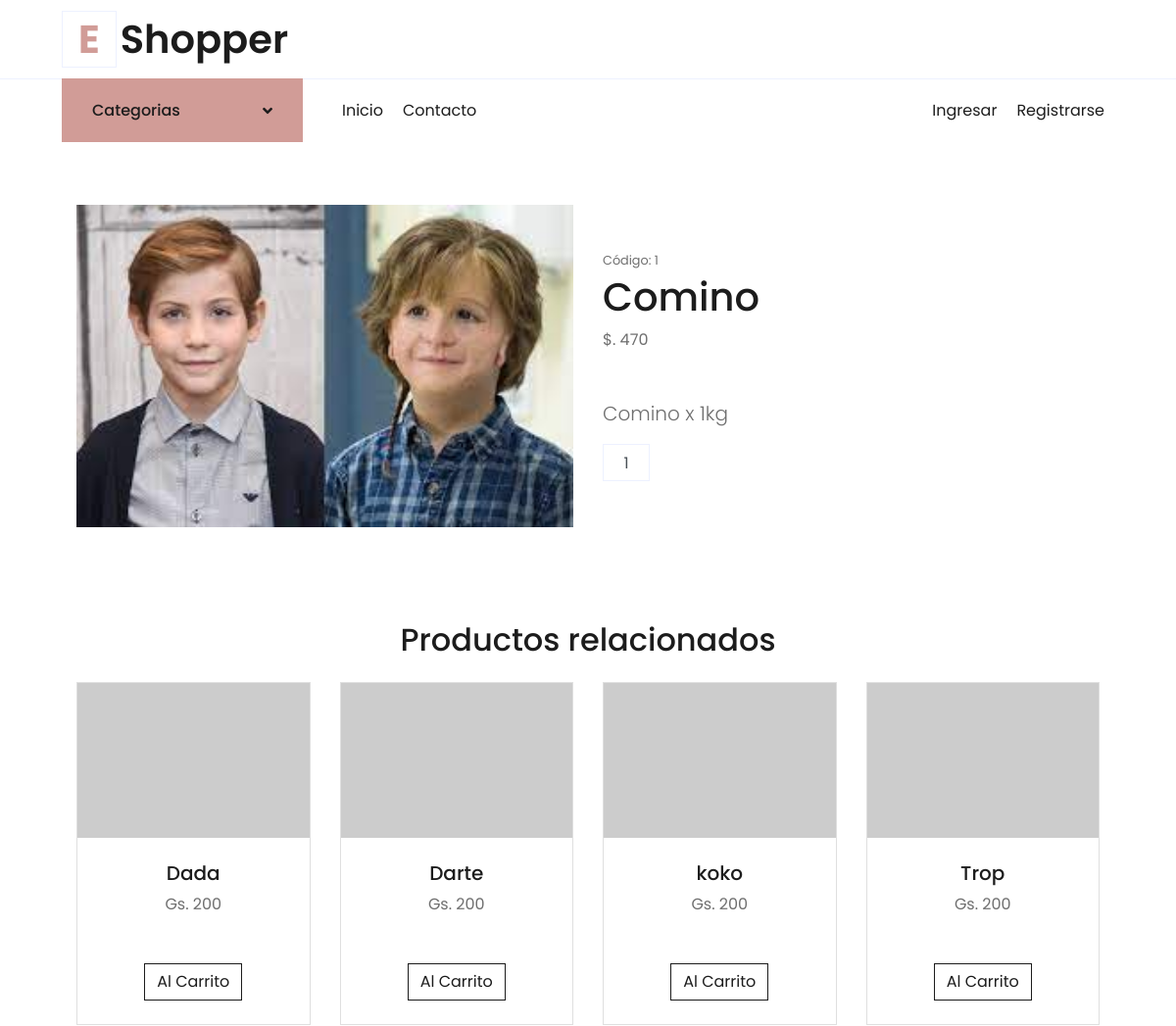
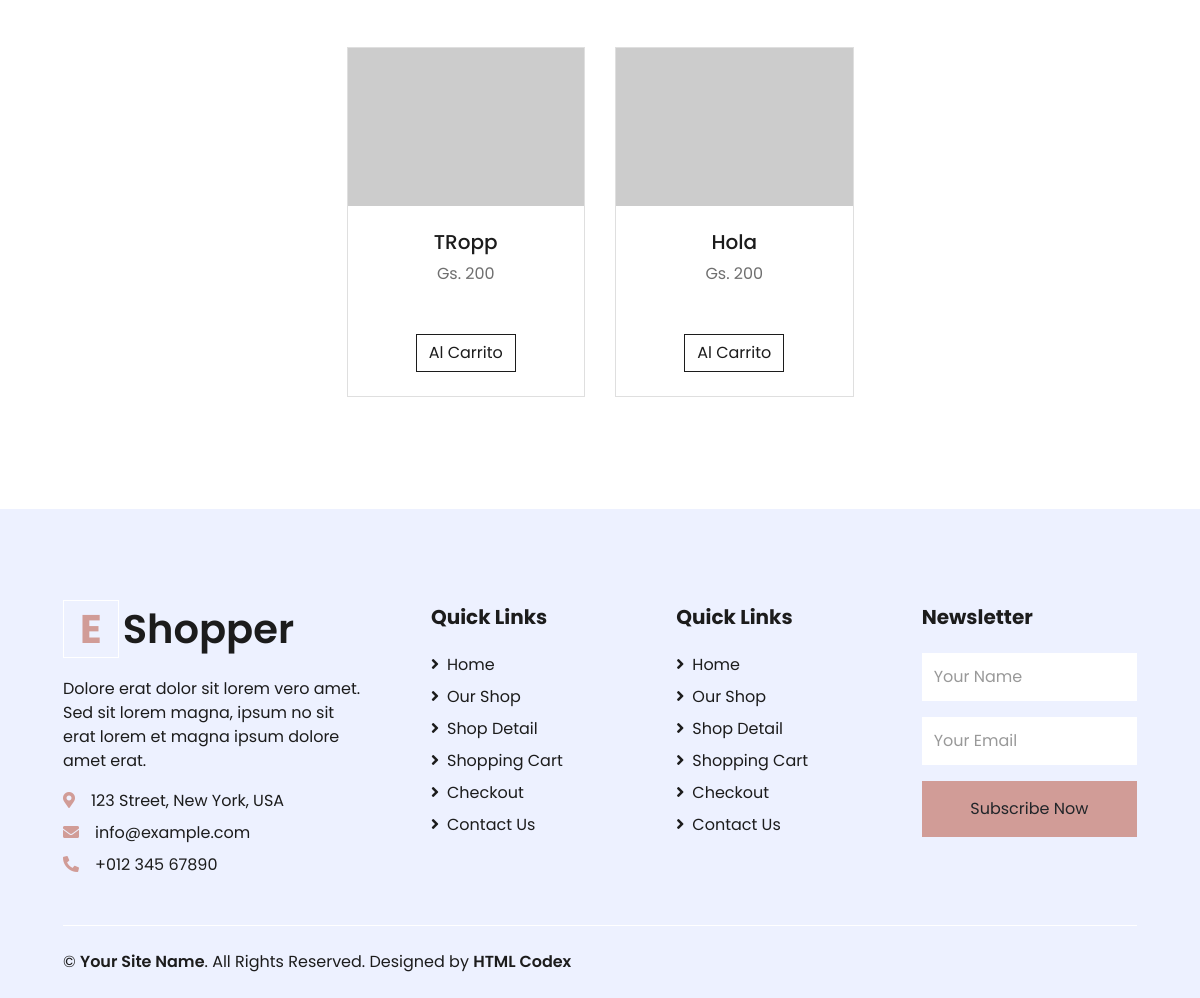
Page /detalleproducto/1/ on the earlier database version (2 pictures, top to bottom).
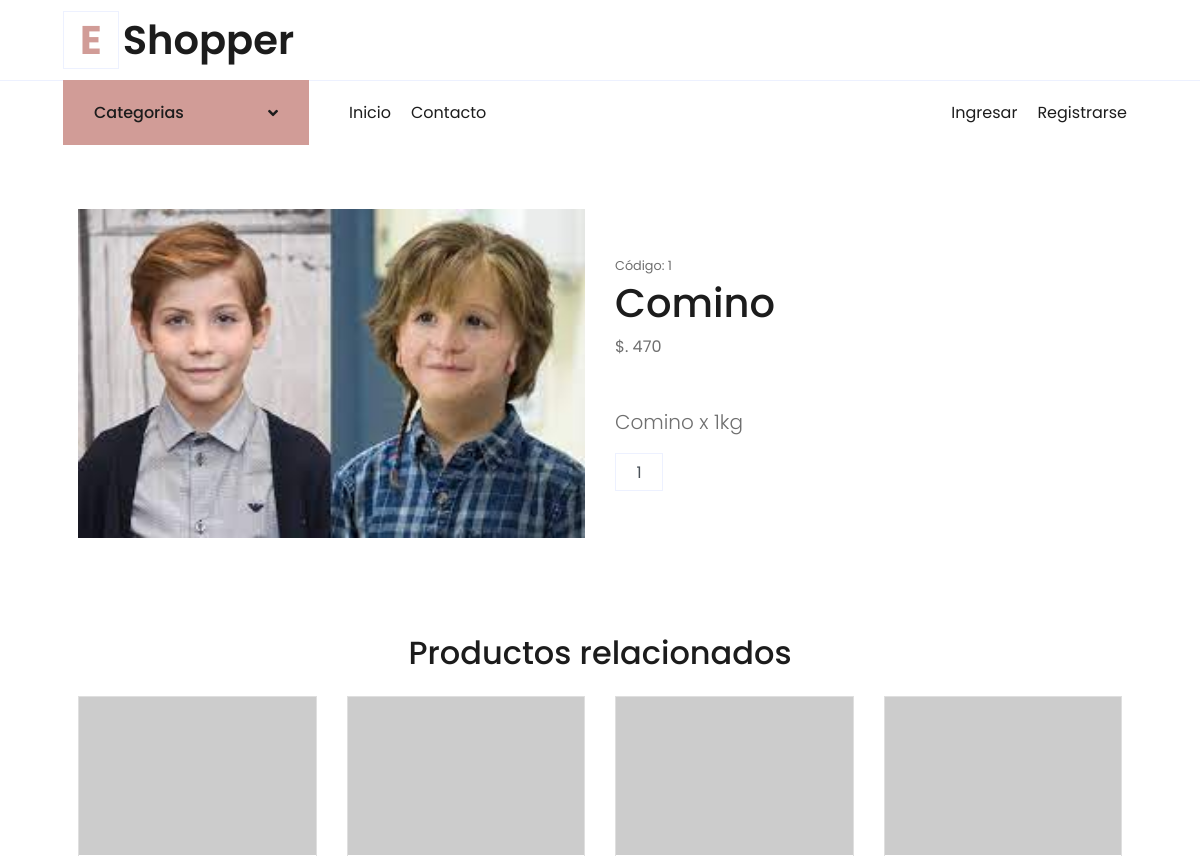
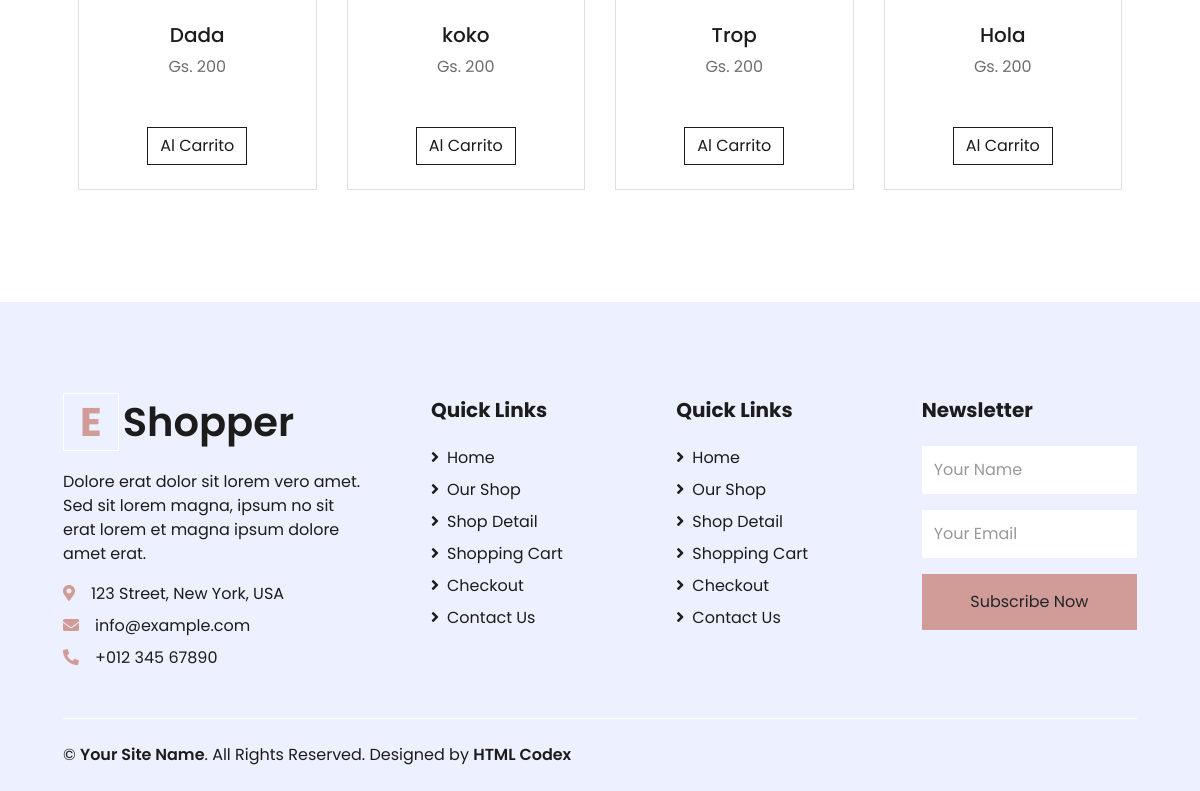
Same page on the later database version (2 pictures, top to bottom).
### DistribuidoraApp/models.py (models this page shows, shortened)
class Productos(models.Model):
    nombre = models.CharField(max_length=100)
    imagen = models.ImageField(upload_to='imgproductos/%Y/%m/%d', blank=True)
    descripcion = models.CharField(max_length=500)
    precio = models.IntegerField()
    stock = models.IntegerField(null=True, default=0)
    categoria = models.ForeignKey(Categorias, on_delete=models.PROTECT)
    oferta = models.BooleanField(default=False)
    class Meta:
        db_table = 'productos'
        verbose_name = 'Producto'
        verbose_name_plural = 'Productos'
        ordering = ['id']

### DistribuidoraApp/views.py (the view)
# urls.py: path('detalleproducto/<id>/', detalleProducto, name='detalleProducto'),
def detalleProducto(request, id):
    product = get_object_or_404(Productos, id=id)
    otrosProductos = Productos.objects.filter(categoria=product.categoria)
    data = {
        'producto': product,
        'productosRelacionados': otrosProductos
    }
    return render(request, 'DistribuidoraApp/detalle-productos.html', data)

### DistribuidoraApp/context_processors.py (called while the page is built)
def extras(request):
	lista_categorias = Categorias.objects.all().order_by('nombre')
	return {'categorias':lista_categorias}

def importe_total_carro(request):
	total=0
	if request.user.is_authenticated:
		if "carro" in request.session:
			for key, value in request.session["carro"].items():
				total= total + int(value["precio"])
	return {"importe_total_carro":total}

### DistribuidoraApp/templates/DistribuidoraApp/detalle-productos.html (shortened to what this page needs)
{% extends 'DistribuidoraApp/base.html' %}
{% load static %}
{% block contenidoPagina %}
<section class="py-5">
    <div class="container px-4 px-lg-5 my-3">
        <div class="row gx-4 gx-lg-5 align-items-center">
            {% if producto.imagen %}
            <div class="col-md-6"><img class="card-img-top mb-5 mb-md-0" src="{{ producto.imagen.url }}" /></div>
            {% else %}
            <div class="col-md-6"><img class="card-img-top mb-5 mb-md-0" src="https://dummyimage.com/450x300/dee2e6/6c757d.jpg" alt="..." /></div>
            {% endif %}
            <div class="col-md-6">
                <div class="small mb-1">Código: {{ producto.id }}</div>
                <h1 class="display-5 fw-bolder">{{ producto.nombre }}</h1>
                <div class="fs-5 mb-5">
                    <span>$. {{ producto.precio }} </span>
                </div>
                <p class="lead">{{ producto.descripcion }}</p>
                <div class="d-flex">
                    <input class="form-control text-center me-3" id="inputQuantity" type="num" value="1" style="max-width: 3rem" />
                </div>
            </div>
        </div>
    </div>
</section>
<section class="py-3 bg-light">
    <div class="container px-3 px-lg-5 mt-3">
        <h2 class="fw-bolder mb-4 text-center">Productos relacionados</h2>
        <div class="row gx-4 gx-lg-5 row-cols-2 row-cols-md-3 row-cols-xl-4 justify-content-center">
            {% for product in productosRelacionados %} {% if product.id == producto.id %} {% else %}
            <div class="col mb-5">
                <div class="card h-100">
                    {% if product.imagen %}
                    <img class="card-img-top" src="{{ product.imagen.url }}" /> {% else %}
                    <img class="card-img-top" src="https://dummyimage.com/450x300/dee2e6/6c757d.jpg" alt="producto" /> {% endif %}
                    <div class="card-body p-4">
                        <div class="text-center">
                            <h5 class="fw-bolder">{{ product.nombre }}</h5>
                            Gs. {{ product.precio }}
                        </div>
                    </div>
                    <div class="card-footer p-4 pt-0 border-top-0 bg-transparent">
                        <div class="text-center">
                            <a class="btn btn-outline-dark mt-auto" href="#"> Al Carrito</a>
                        </div>
                    </div>
                </div>
            </div>
            {% endif %} {% endfor %}
        </div>
    </div>
</section>
{% endblock %}

### DistribuidoraApp/templates/DistribuidoraApp/base.html (shortened to what this page needs)
{% load static %}
<!DOCTYPE html>
<html lang="en">
<head>
    <link href="https://cdnjs.cloudflare.com/ajax/libs/font-awesome/5.10.0/css/all.min.css" rel="stylesheet">
    <link href="{% static 'lib/owlcarousel/assets/owl.carousel.min.css' %}" rel="stylesheet">
    <link href="{% static 'css/style.css' %}" rel="stylesheet">
</head>
<body>
    <div class="container-fluid">
        <div class="row align-items-center py-3 px-xl-5">
            <div class="col-lg-3 d-none d-lg-block">
                <a href="" class="text-decoration-none">
                    <h1 class="m-0 display-5 font-weight-semi-bold"><span class="text-primary font-weight-bold border px-3 mr-1">E</span>Shopper</h1>
                </a>
            </div>
                {% if user.is_authenticated %}
                {% load humanize %}
                {% endif %}
        </div>
    </div>
    <div class="container-fluid">
        <div class="row border-top px-xl-5">
            <div class="col-lg-3 d-none d-lg-block">
                <a class="btn shadow-none d-flex align-items-center justify-content-between bg-primary text-white w-100" data-toggle="collapse" href="#navbar-vertical" style="height: 65px; margin-top: -1px; padding: 0 30px;">
                    <h6 class="m-0">Categorias</h6>
                    <i class="fa fa-angle-down text-dark"></i>
                </a>
            </div>
            <div class="col-lg-9">
                <nav class="navbar navbar-expand-lg bg-light navbar-light py-3 py-lg-0 px-0">
                    <div class="collapse navbar-collapse justify-content-between" id="navbarCollapse">
                        <div class="navbar-nav mr-auto py-0">
                            <a href="{% url 'inicio' %}" class="nav-item nav-link">Inicio</a>
                            <a href="contact.html" class="nav-item nav-link">Contacto</a>
                        </div>
                        <div class="navbar-nav ml-auto py-0">
                            {% if user.is_authenticated %}
                            <a href="{% url 'editar_perfil' %}" class="btn btn-sm nav-item nav-link">
                                <svg xmlns="http://www.w3.org/2000/svg" width="16" height="16" fill="currentColor" class="bi bi-gear-wide" viewBox="0 0 16 16">
                                    <path d="M8.932.727c-.243-.97-1.62-.97-1.864 0l-.071.286a.96.96 0 0 1-1.622.434l-.205-.211c-.695-.719-1.888-.03-1.613.931l.08.284a.96.96 0 0 1-1.186 1.187l-.284-.081c-.96-.275-1.65.918-.931 1.613l.211.205a.96.96 0 0 1-.434 1.622l-.286.071c-.97.243-.97 1.62 0 1.864l.286.071a.96.96 0 0 1 .434 1.622l-.211.205c-.719.695-.03 1.888.931 1.613l.284-.08a.96.96 0 0 1 1.187 1.187l-.081.283c-.275.96.918 1.65 1.613.931l.205-.211a.96.96 0 0 1 1.622.434l.071.286c.243.97 1.62.97 1.864 0l.071-.286a.96.96 0 0 1 1.622-.434l.205.211c.695.719 1.888.03 1.613-.931l-.08-.284a.96.96 0 0 1 1.187-1.187l.283.081c.96.275 1.65-.918.931-1.613l-.211-.205a.96.96 0 0 1 .434-1.622l.286-.071c.97-.243.97-1.62 0-1.864l-.286-.071a.96.96 0 0 1-.434-1.622l.211-.205c.719-.695.03-1.888-.931-1.613l-.284.08a.96.96 0 0 1-1.187-1.186l.081-.284c.275-.96-.918-1.65-1.613-.931l-.205.211a.96.96 0 0 1-1.622-.434L8.932.727zM8 12.997a4.998 4.998 0 1 1 0-9.995 4.998 4.998 0 0 1 0 9.996z"/>
                                </svg>
                            </a>
                            <p class="text-dark my-3 mx-2" style="display:flex;align-items: center; justify-content: center;"> Hola,<b>{{user.username}}</b>!</p>
                            <a href="{% url 'logout' %}" class="nav-item nav-link">Cerrar sesión</a>
                            {% else %}
                            <a href="{% url 'login' %}" class="nav-item nav-link">Ingresar</a>
                            <a href="{% url 'register' %}" class="nav-item nav-link">Registrarse</a>
                            {% endif%}
                        </div>
                    </div>
                </nav>
            </div>
        </div>
    </div>
    {% block contenidoPagina %}
    {% endblock %}
    <div class="container-fluid bg-secondary text-dark mt-5 pt-5">
        <div class="row px-xl-5 pt-5">
            <div class="col-lg-4 col-md-12 mb-5 pr-3 pr-xl-5">
                <a href="" class="text-decoration-none">
                    <h1 class="mb-4 display-5 font-weight-semi-bold"><span class="text-primary font-weight-bold border border-white px-3 mr-1">E</span>Shopper</h1>
                </a>
                <p>Dolore erat dolor sit lorem vero amet. Sed sit lorem magna, ipsum no sit erat lorem et magna ipsum dolore amet erat.</p>
                <p class="mb-2"><i class="fa fa-map-marker-alt text-primary mr-3"></i>123 Street, New York, USA</p>
                <p class="mb-2"><i class="fa fa-envelope text-primary mr-3"></i>info@example.com</p>
                <p class="mb-0"><i class="fa fa-phone-alt text-primary mr-3"></i>+012 345 67890</p>
            </div>
            <div class="col-lg-8 col-md-12">
                <div class="row">
                    <div class="col-md-4 mb-5">
                        <h5 class="font-weight-bold text-dark mb-4">Quick Links</h5>
                        <div class="d-flex flex-column justify-content-start">
                            <a class="text-dark mb-2" href="index.html"><i class="fa fa-angle-right mr-2"></i>Home</a>
                            <a class="text-dark mb-2" href="shop.html"><i class="fa fa-angle-right mr-2"></i>Our Shop</a>
                            <a class="text-dark mb-2" href="detail.html"><i class="fa fa-angle-right mr-2"></i>Shop Detail</a>
                            <a class="text-dark mb-2" href="cart.html"><i class="fa fa-angle-right mr-2"></i>Shopping Cart</a>
                            <a class="text-dark mb-2" href="checkout.html"><i class="fa fa-angle-right mr-2"></i>Checkout</a>
                            <a class="text-dark" href="contact.html"><i class="fa fa-angle-right mr-2"></i>Contact Us</a>
                        </div>
                    </div>
                    <div class="col-md-4 mb-5">
                        <h5 class="font-weight-bold text-dark mb-4">Quick Links</h5>
                        <div class="d-flex flex-column justify-content-start">
                            <a class="text-dark mb-2" href="index.html"><i class="fa fa-angle-right mr-2"></i>Home</a>
                            <a class="text-dark mb-2" href="shop.html"><i class="fa fa-angle-right mr-2"></i>Our Shop</a>
                            <a class="text-dark mb-2" href="detail.html"><i class="fa fa-angle-right mr-2"></i>Shop Detail</a>
                            <a class="text-dark mb-2" href="cart.html"><i class="fa fa-angle-right mr-2"></i>Shopping Cart</a>
                            <a class="text-dark mb-2" href="checkout.html"><i class="fa fa-angle-right mr-2"></i>Checkout</a>
                            <a class="text-dark" href="contact.html"><i class="fa fa-angle-right mr-2"></i>Contact Us</a>
                        </div>
                    </div>
                    <div class="col-md-4 mb-5">
                        <h5 class="font-weight-bold text-dark mb-4">Newsletter</h5>
                        <form action="">
                            <div class="form-group">
                                <input type="text" class="form-control border-0 py-4" placeholder="Your Name" required="required" />
                            </div>
                            <div class="form-group">
                                <input type="email" class="form-control border-0 py-4" placeholder="Your Email"
                                    required="required" />
                            </div>
                            <div>
                                <button class="btn btn-primary btn-block border-0 py-3" type="submit">Subscribe Now</button>
                            </div>
                        </form>
                    </div>
                </div>
            </div>
        </div>
        <div class="row border-top border-light mx-xl-5 py-4">
            <div class="col-md-6 px-xl-0">
                <p class="mb-md-0 text-center text-md-left text-dark">
                    &copy; <a class="text-dark font-weight-semi-bold" href="#">Your Site Name</a>. All Rights Reserved. Designed
                    by
                    <a class="text-dark font-weight-semi-bold" href="https://htmlcodex.com">HTML Codex</a>
                </p>
            </div>
            <div class="col-md-6 px-xl-0 text-center text-md-right">
            </div>
        </div>
    </div>
</body>
</html>

Differences in the rows shown:
no longer on this page (row edited): Productos: nombre "Darte", precio "200"
no longer on this page (row edited): Productos: nombre "TRopp", precio "200"
